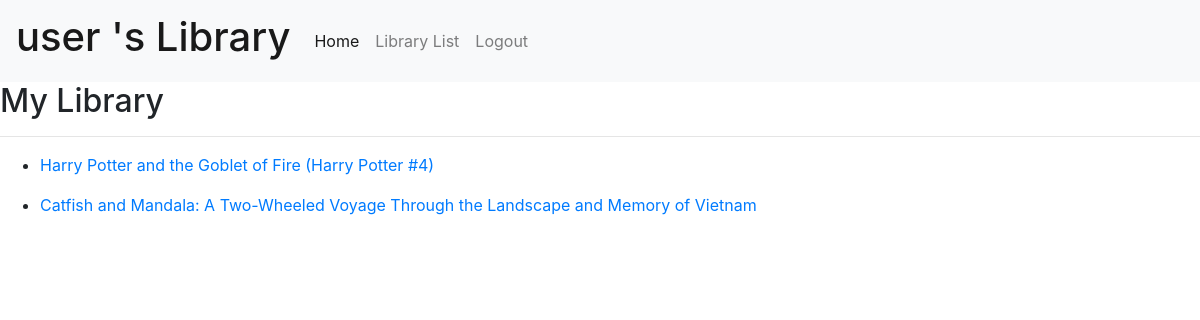
The app's page /mybooks/ (signed in) with its own data.
### lib_app/models.py (models this page shows, shortened)
class Checkout(models.Model):
    book = models.ForeignKey(Book, on_delete=models.SET_NULL, null = True)
    borrower = models.ForeignKey(get_user_model(), on_delete= models.SET_NULL, null=True, blank=True)
    checkout_date = models.DateTimeField(default=timezone.now)
    due_date = models.DateTimeField(blank=True, null=True)
    checked_out = models.BooleanField(default=False)

class Book(models.Model):
    author = models.CharField(max_length = 200)
    title = models.CharField(max_length = 200)
    desp = models.TextField(max_length = 2000, blank=True)
    def __str__(self):
        return self.title
    class Meta:
        ordering = ['title']

### lib_app/views.py (the view)
# urls.py: path('mybooks/', views.my_books, name="my_books"),
def my_books (request):
    books = Checkout.objects.filter(borrower=request.user)
    context = {
        'books':books,
    }
    return render(request,'lib_app/my_books.html', context)

### templates/lib_app/my_books.html
{% extends 'base.html' %}
{% block content %}
<div class="POST">
    <h2> My Library </h2>
    <hr>
    {% for book in books %}
        <ul>
            <li><a href="{% url 'book_details' book.id %}">{{ book.book }}</a></li>
        </ul>
    {% endfor %}
</div>
{% endblock %}

### templates/base.html (shortened to what this page needs)
{% load static %}
<!DOCTYPE html>
<html lang="en">
<head>
    <link rel="stylesheet" href="{% static 'static/bootstrap_css/bootstrap.min.css'%}">
    <link rel="stylesheet" href="{% static 'static/css/style.css'%}">
</head>
<body>
    {% if user.is_authenticated %}
    <nav class="navbar navbar-expand-lg navbar-light bg-light">
        <a class="navbar-brand" href="{% url 'home' %}"><h1>{{ user.first_name }} 's Library </h1></a>
        <div class="collapse navbar-collapse" id="navbarNav">
          <ul class="navbar-nav">
            <li class="nav-item active">
              <a class="nav-link" href="{% url 'home' %}">Home <span class="sr-only">(current)</span></a>
            </li>
            <li class="nav-item">
              <a class="nav-link" href="{% url 'list_books' %}"> Library List </a>
            </li>
            <li class="nav-item">
              <a class="nav-link" href="{% url 'logout' %}">Logout </a>
            </li>
    </nav>
  {% endif %}
    {% block content %}
    {% endblock %}
</body>
</html>

### records on screen
Checkout: book "Harry Potter and the Goblet of Fire (Harry Potter #4)"
Checkout: book "Catfish and Mandala: A Two-Wheeled Voyage Through the Landscape and Memory of Vietnam"

### other values on screen
{{ user.first_name }} "user"
